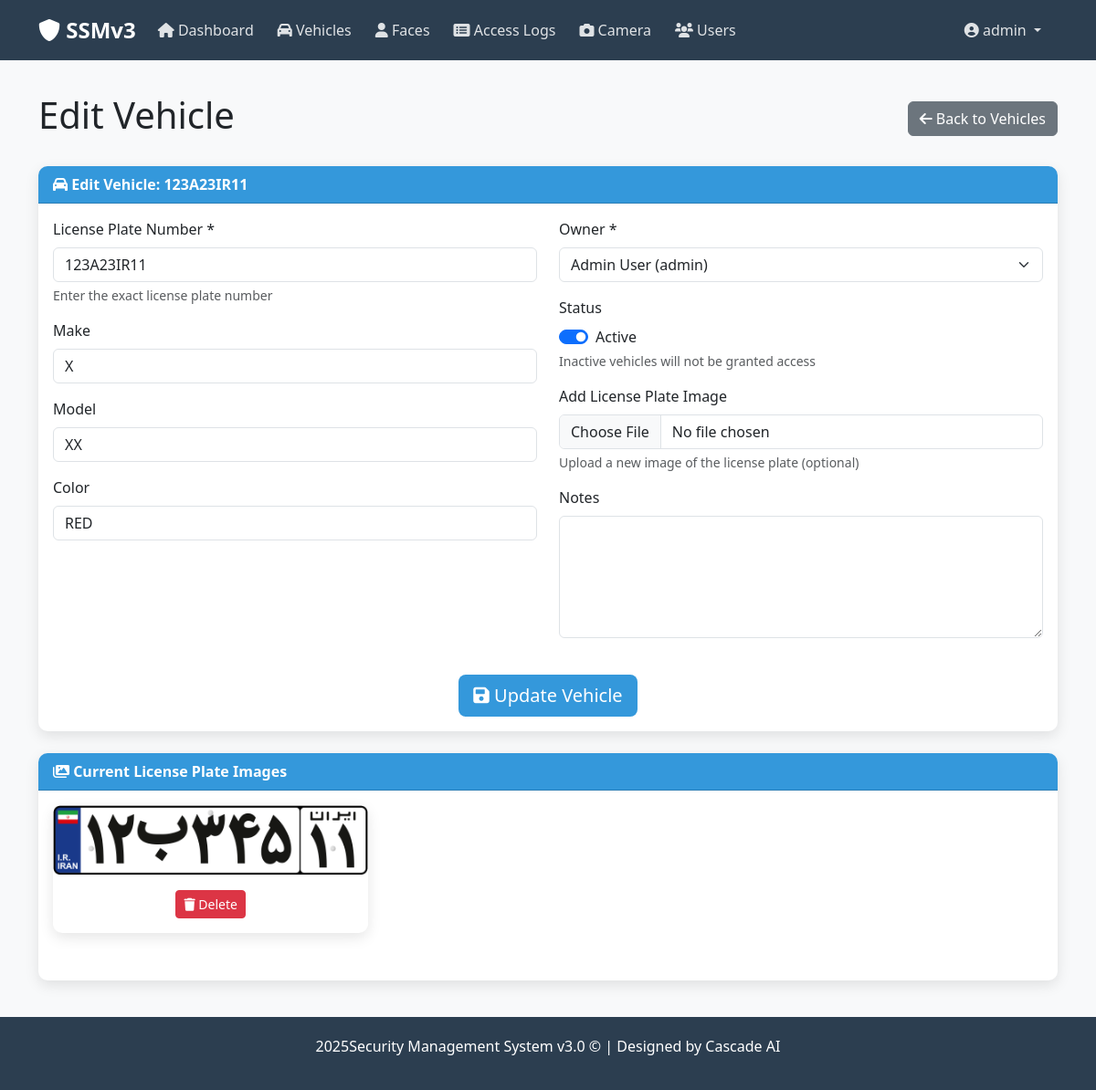
Screenshot of /vehicles/1/edit (signed in) with the database file from the repository.
### database/models.py (models this page shows, shortened)
class User(db.Model, UserMixin):
    id = db.Column(db.Integer, primary_key=True)
    username = db.Column(db.String(80), unique=True, nullable=False)
    email = db.Column(db.String(120), unique=True, nullable=False)
    password_hash = db.Column(db.String(128), nullable=False)
    first_name = db.Column(db.String(50), nullable=False)
    last_name = db.Column(db.String(50), nullable=False)
    role = db.Column(db.String(20), default='user')  # admin, user
    is_active = db.Column(db.Boolean, default=True)
    created_at = db.Column(db.DateTime, default=datetime.utcnow)
    vehicles = db.relationship('Vehicle', back_populates='owner', lazy=True)
    faces = db.relationship('Face', back_populates='user', lazy=True)

class Vehicle(db.Model):
    id = db.Column(db.Integer, primary_key=True)
    license_plate = db.Column(db.String(20), unique=True, nullable=False)
    make = db.Column(db.String(50))
    model = db.Column(db.String(50))
    color = db.Column(db.String(30))
    notes = db.Column(db.Text)
    is_active = db.Column(db.Boolean, default=True)
    created_at = db.Column(db.DateTime, default=datetime.utcnow)
    owner_id = db.Column(db.Integer, db.ForeignKey('user.id'), nullable=False)
    owner = db.relationship('User', back_populates='vehicles')
    plate_images = db.relationship('PlateImage', back_populates='vehicle', lazy=True)
    access_logs = db.relationship('AccessLog', back_populates='vehicle', lazy=True)

class PlateImage(db.Model):
    id = db.Column(db.Integer, primary_key=True)
    file_path = db.Column(db.String(255), unique=True, nullable=False)
    created_at = db.Column(db.DateTime, default=datetime.utcnow)
    vehicle_id = db.Column(db.Integer, db.ForeignKey('vehicle.id'), nullable=False)
    vehicle = db.relationship('Vehicle', back_populates='plate_images')

### app.py (the view, shortened to what this page needs)
@app.route('/vehicles/<int:vehicle_id>/edit', methods=['GET', 'POST'])
@login_required
def edit_vehicle(vehicle_id):
    vehicle = Vehicle.query.get_or_404(vehicle_id)
    if current_user.role != 'admin' and vehicle.owner_id != current_user.id:
        flash('You do not have permission to edit this vehicle', 'danger')
        return redirect(url_for('vehicles'))
    users = []
    if current_user.role == 'admin':
        users = User.query.filter_by(is_active=True).all()
    return render_template('plates/edit.html', vehicle=vehicle, users=users)

### app.py (called while the page is built)
@login_manager.user_loader
def load_user(user_id):
    return User.query.get(int(user_id))

@app.before_request
def check_services():
    global plate_detection_service, face_detection_service
    if plate_detection_service is None:
        start_services()

### templates/plates/edit.html (shortened to what this page needs)
{% extends 'base.html' %}
{% block content %}
<div class="d-flex justify-content-between align-items-center mb-4">
    <h1>Edit Vehicle</h1>
    <a href="{{ url_for('vehicles') }}" class="btn btn-secondary">
        <i class="fas fa-arrow-left"></i> Back to Vehicles
    </a>
</div>
<div class="card">
    <div class="card-header">
        <i class="fas fa-car"></i> Edit Vehicle: {{ vehicle.license_plate }}
    </div>
    <div class="card-body">
        <form action="{{ url_for('edit_vehicle', vehicle_id=vehicle.id) }}" method="post" enctype="multipart/form-data">
            <div class="row">
                <div class="col-md-6">
                    <div class="mb-3">
                        <label for="license_plate" class="form-label">License Plate Number *</label>
                        <input type="text" class="form-control" id="license_plate" name="license_plate" value="{{ vehicle.license_plate }}" required>
                        <div class="form-text">Enter the exact license plate number</div>
                    </div>
                    <div class="mb-3">
                        <label for="make" class="form-label">Make</label>
                        <input type="text" class="form-control" id="make" name="make" value="{{ vehicle.make or '' }}">
                    </div>
                    <div class="mb-3">
                        <label for="model" class="form-label">Model</label>
                        <input type="text" class="form-control" id="model" name="model" value="{{ vehicle.model or '' }}">
                    </div>
                    <div class="mb-3">
                        <label for="color" class="form-label">Color</label>
                        <input type="text" class="form-control" id="color" name="color" value="{{ vehicle.color or '' }}">
                    </div>
                </div>
                <div class="col-md-6">
                    {% if current_user.role == 'admin' %}
                    <div class="mb-3">
                        <label for="owner_id" class="form-label">Owner *</label>
                        <select class="form-select" id="owner_id" name="owner_id" required>
                            {% for user in users %}
                            <option value="{{ user.id }}" {% if user.id == vehicle.owner_id %}selected{% endif %}>
                                {{ user.first_name }} {{ user.last_name }} ({{ user.username }})
                            </option>
                            {% endfor %}
                        </select>
                    </div>
                    <div class="mb-3">
                        <label class="form-label">Status</label>
                        <div class="form-check form-switch">
                            <input class="form-check-input" type="checkbox" id="is_active" name="is_active" {% if vehicle.is_active %}checked{% endif %}>
                            <label class="form-check-label" for="is_active">Active</label>
                        </div>
                        <div class="form-text">Inactive vehicles will not be granted access</div>
                    </div>
                    {% endif %}
                    <div class="mb-3">
                        <label for="plate_image" class="form-label">Add License Plate Image</label>
                        <input type="file" class="form-control" id="plate_image" name="plate_image" accept="image/*">
                        <div class="form-text">Upload a new image of the license plate (optional)</div>
                    </div>
                    <div class="mb-3">
                        <label for="notes" class="form-label">Notes</label>
                        <textarea class="form-control" id="notes" name="notes" rows="5">{{ vehicle.notes or '' }}</textarea>
                    </div>
                </div>
            </div>
            <div class="mt-4 text-center">
                <button type="submit" class="btn btn-primary btn-lg">
                    <i class="fas fa-save"></i> Update Vehicle
                </button>
            </div>
        </form>
    </div>
</div>
{% if vehicle.plate_images %}
<div class="card mt-4">
    <div class="card-header">
        <i class="fas fa-images"></i> Current License Plate Images
    </div>
    <div class="card-body">
        <div class="row">
            {% for plate_image in vehicle.plate_images %}
            <div class="col-md-4 mb-3">
                <div class="card">
                    <img src="{{ url_for('static', filename='img/plates/' + plate_image.file_path.split('/')[-1]) }}" class="card-img-top" alt="License Plate">
                    <div class="card-body text-center">
                        <form action="{{ url_for('delete_plate_image', vehicle_id=vehicle.id, plate_id=plate_image.id) }}" method="post">
                            <button type="submit" class="btn btn-danger btn-sm" onclick="return confirm('Are you sure you want to delete this image?')">
                                <i class="fas fa-trash"></i> Delete
                            </button>
                        </form>
                    </div>
                </div>
            </div>
            {% endfor %}
        </div>
    </div>
</div>
{% endif %}
{% endblock %}

### templates/base.html (shortened to what this page needs)
<!DOCTYPE html>
<html lang="en">
<head>
    <link href="https://cdn.jsdelivr.net/npm/bootstrap@5.3.0-alpha1/dist/css/bootstrap.min.css" rel="stylesheet">
    <link href="https://cdnjs.cloudflare.com/ajax/libs/font-awesome/6.0.0/css/all.min.css" rel="stylesheet">
</head>
<body>
    <nav class="navbar navbar-expand-lg navbar-dark">
        <div class="container">
            <a class="navbar-brand" href="{{ url_for('index') }}">
                <i class="fas fa-shield-alt"></i> SSMv3
            </a>
            <div class="collapse navbar-collapse" id="navbarNav">
                {% if current_user.is_authenticated %}
                <ul class="navbar-nav me-auto">
                    <li class="nav-item">
                        <a class="nav-link" href="{{ url_for('index') }}">
                            <i class="fas fa-home"></i> Dashboard
                        </a>
                    </li>
                    <li class="nav-item">
                        <a class="nav-link" href="{{ url_for('vehicles') }}">
                            <i class="fas fa-car"></i> Vehicles
                        </a>
                    </li>
                    <li class="nav-item">
                        <a class="nav-link" href="{{ url_for('faces') }}">
                            <i class="fas fa-user"></i> Faces
                        </a>
                    </li>
                    <li class="nav-item">
                        <a class="nav-link" href="{{ url_for('access_logs') }}">
                            <i class="fas fa-list-alt"></i> Access Logs
                        </a>
                    </li>
                    <li class="nav-item">
                        <a class="nav-link" href="{{ url_for('camera') }}">
                            <i class="fas fa-camera"></i> Camera
                        </a>
                    </li>
                    {% if current_user.role == 'admin' %}
                    <li class="nav-item">
                        <a class="nav-link" href="{{ url_for('users') }}">
                            <i class="fas fa-users"></i> Users
                        </a>
                    </li>
                    {% endif %}
                </ul>
                <ul class="navbar-nav">
                    <li class="nav-item dropdown">
                        <a class="nav-link dropdown-toggle" href="#" id="userDropdown" role="button" data-bs-toggle="dropdown" aria-expanded="false">
                            <i class="fas fa-user-circle"></i> {{ current_user.username }}
                        </a>
                    </li>
                </ul>
                {% endif %}
            </div>
        </div>
    </nav>
    <div class="content">
        <div class="container">
            {% block content %}{% endblock %}
        </div>
    </div>
    <footer>
        <div class="container">
            <p>Security Management System v3.0 &copy; {{ current_year }} | Designed by Cascade AI</p>
        </div>
    </footer>
</body>
</html>

### templates/base.html (style rules this page uses)
:root { --primary-color: #3498db; --secondary-color: #2c3e50; --success-color: #2ecc71; --danger-color: #e74c3c; --warning-color: #f39c12; --light-color: #ecf0f1; --dark-color: #34495e; }
body { min-height: 100vh; display: flex; flex-direction: column; background-color: #f8f9fa; }
.navbar { background-color: var(--secondary-color); padding: 10px 20px; }
.navbar-brand { color: white; font-weight: bold; font-size: 1.5rem; }
.nav-link { color: rgba(255, 255, 255, 0.85); margin-right: 10px; font-weight: 500; transition: all 0.3s; }
.content { flex: 1; padding: 20px; }
.card { border: none; border-radius: 10px; box-shadow: 0 5px 15px rgba(0, 0, 0, 0.1); transition: transform 0.3s; margin-bottom: 20px; }
.card-header { background-color: var(--primary-color); color: white; border-radius: 10px 10px 0 0 !important; font-weight: bold; }
.btn-primary { background-color: var(--primary-color); border: none; }
footer { background-color: var(--secondary-color); color: white; padding: 20px; text-align: center; margin-top: auto; }

### rows the page displays
User: username "admin"
Vehicle: license_plate "123A23IR11", make "X", model "XX", color "RED", owner_id "Admin User (admin)", is_active "☑"
PlateImage: file_path (picture)
